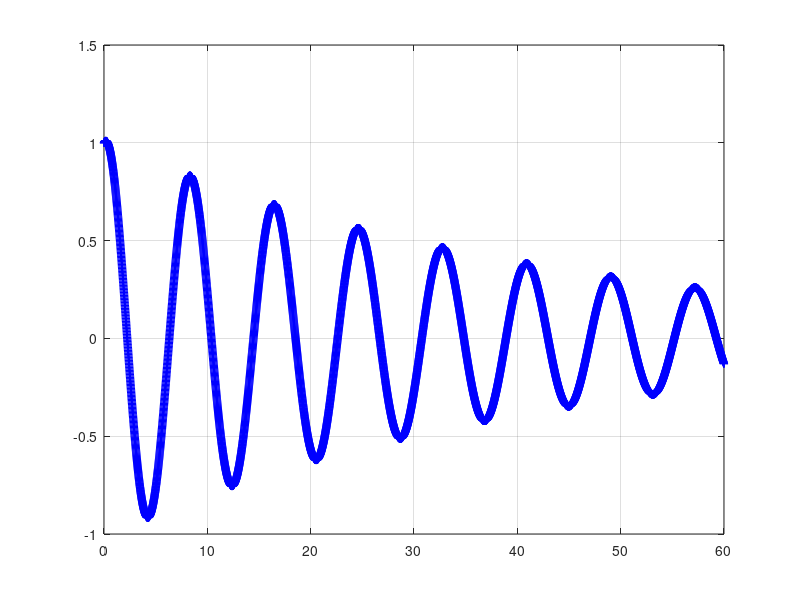
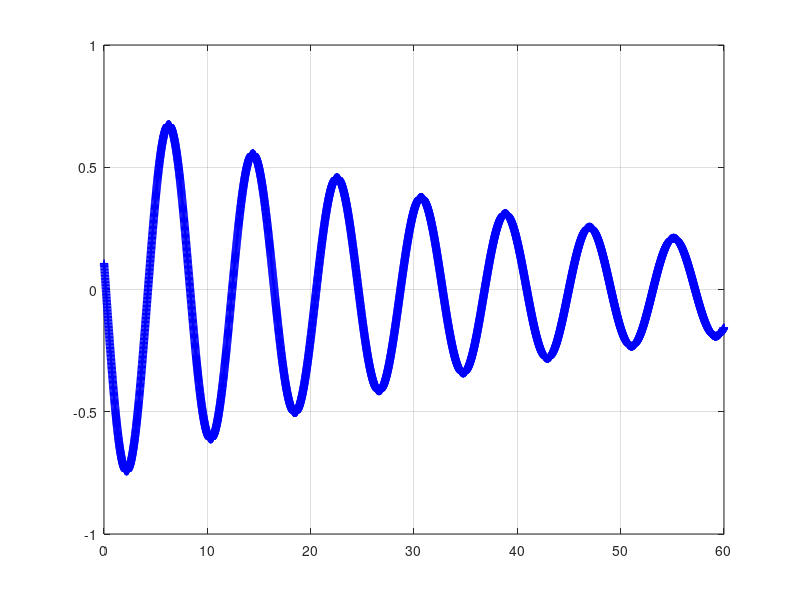
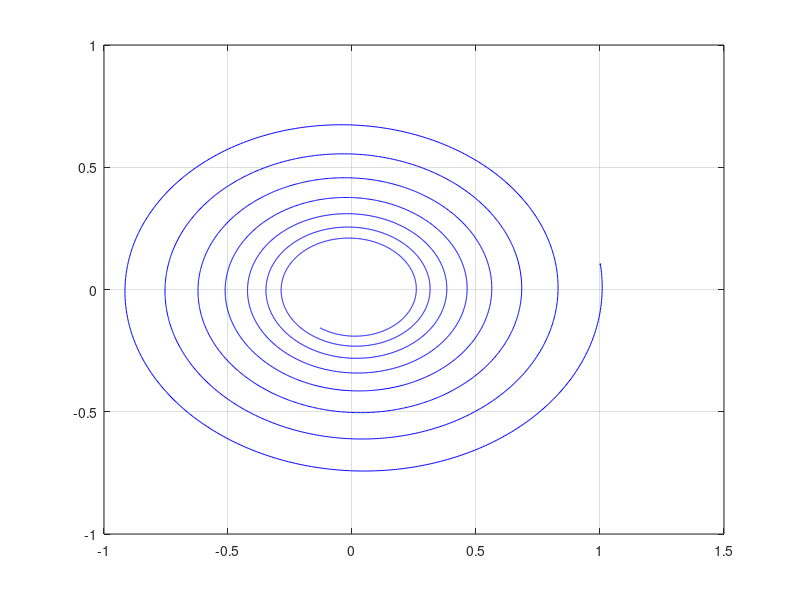
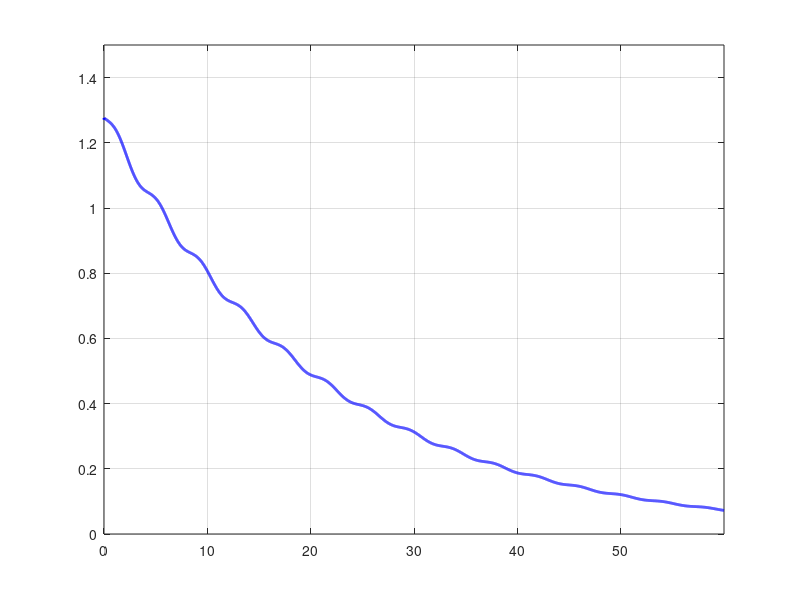

The MATLAB script that drew these images, in order:
clear all; close all;
N = 6000; m = 4.2; k =2.5; b =0.2; dt=0.01; 
x(1)=1; v(1)=0.1;
x(2) = x(1) + v(1)*dt
v(2) = v(1) - (-(k/m)*x(1) - (b/m)*v(1))*dt;
t(1) = 0; t(2) = t(1)+dt;
E(1) = (0.5*m*v(1)^2)+(0.5*k*x(1)^2);
E(2) = (0.5*m*v(2)^2)+(0.5*k*x(2)^2); 
for i = 3:N
  t(i) = t(i-1) + dt;
  % x(i+1) = 2*x(i) - x(i-1) + dt^2*x";
  x(i) = 2*x(i-1) - x(i-2) + (-(k/m)*x(i-1) - (b/m)*v(i-1))*dt^2;
  v(i) = (x(i-1) - x(i-2))/dt; 
  E(i) = (0.5*m*v(i)^2)+(0.5*k*x(i)^2);
end
figure(1);clf; plot(t,x,'b+','linewidth',1);grid on;
figure(2);clf; plot(t,v,'b+','linewidth',1);grid on;
figure(3);clf; plot(x,v,'b-','linewidth',0.5);grid on;
figure(4);clf; plot(t,E,'b-','linewidth',2);grid on; axis([0 max(t) 0 1.5])
